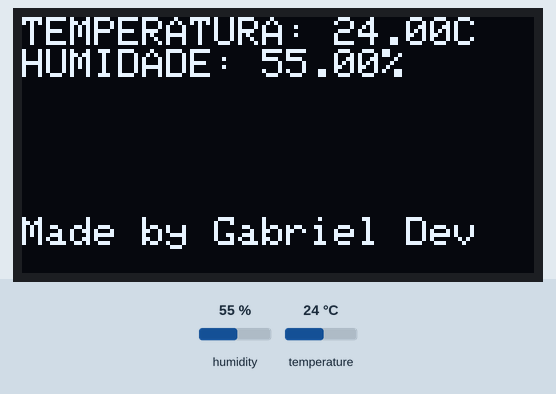
Simulated run of this sketch. Board: Arduino Uno, built with avr-gcc and run on an emulated ATmega328P. On the bench: 128×64 one-colour display. The inputs (shaded band) are chosen by the test bench; at power-on: humidity 55 %, temperature 24 °C. What the sketch prints to the serial monitor is not drawn.

Above: at 2.9 s.
3.0 s: humidity set to 22 %
At 5.4 s:
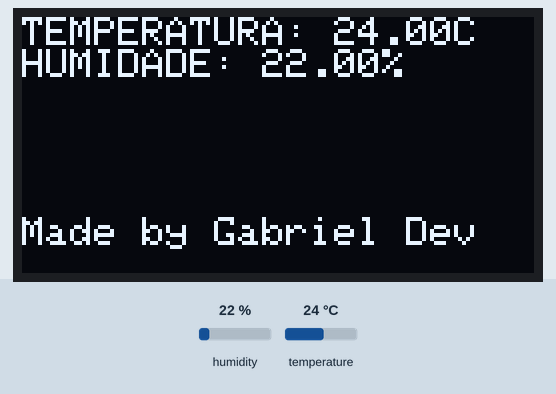
5.8 s: temperature set to 12 °C
At 6.8 s:
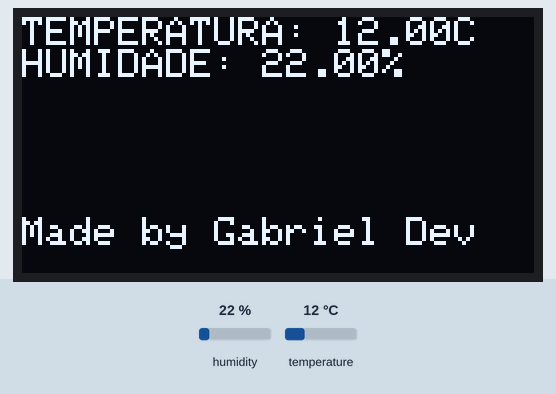
8.6 s: humidity set to 40 %
At 11.5 s:
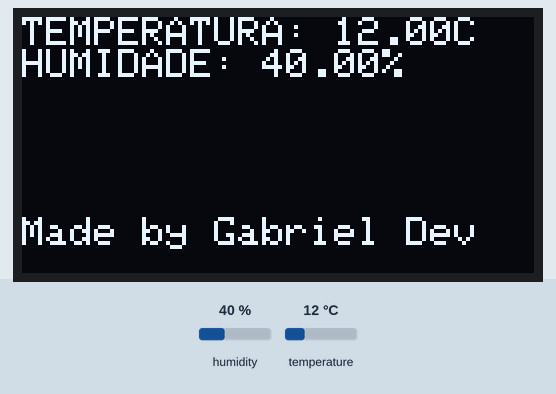
11.8 s: temperature set to 19 °C
Timing chart, 0 to 14.8 s (numbered marks = the images above; inputs shaded):
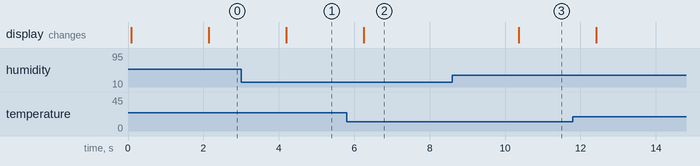

The sketch:

controle_umidade_ambiente.ino
```cpp
#include <SPI.h>
#include <Wire.h>
#include <dht11.h>
#include <Adafruit_GFX.h>
#include <Adafruit_SSD1306.h>

dht11 DHT11;
#define DHT11PIN 19

#define SCREEN_WIDTH 128
#define SCREEN_HEIGHT 64

#define OLED_RESET -1
#define SCREEN_ADDRESS 0x3C
Adafruit_SSD1306 display(SCREEN_WIDTH, SCREEN_HEIGHT, &Wire, OLED_RESET);

void setup() {
  Serial.begin(9600);

  if (!display.begin(SSD1306_SWITCHCAPVCC, SCREEN_ADDRESS)) {
    Serial.println(F("SSD1306 allocation failed"));
    for (;;)
      ;
  }

  display.clearDisplay();
  display.setTextSize(1);
  display.setTextColor(WHITE);
}

void loop() {
  get_temp();

  display.setCursor(0, 50);
  display.println("Made by Gabriel Dev");
}

void get_temp() {
  int chk = DHT11.read(DHT11PIN);

  float temp = DHT11.temperature;
  float humi = DHT11.humidity;

  String temp_conv = String(temp);
  String humi_conv = String(humi);

  String message = "TEMP: " + temp_conv + " || HUMI: " + humi_conv + "";

  Serial.println(message);
  display.setCursor(0, 0);
  display.println("TEMPERATURA: " + temp_conv + "C");
  display.println("HUMIDADE: " + humi_conv + "%");
  display.display();
  delay(2000);
  display.clearDisplay();
}
```

Measured:
- after the input at 3.0 s, the display: changes after 1.2 s (image 1)
- after the input at 5.8 s, the display: changes after 0.46 s (image 2)
- after the input at 8.6 s, the display: changes after 1.8 s (image 3)
